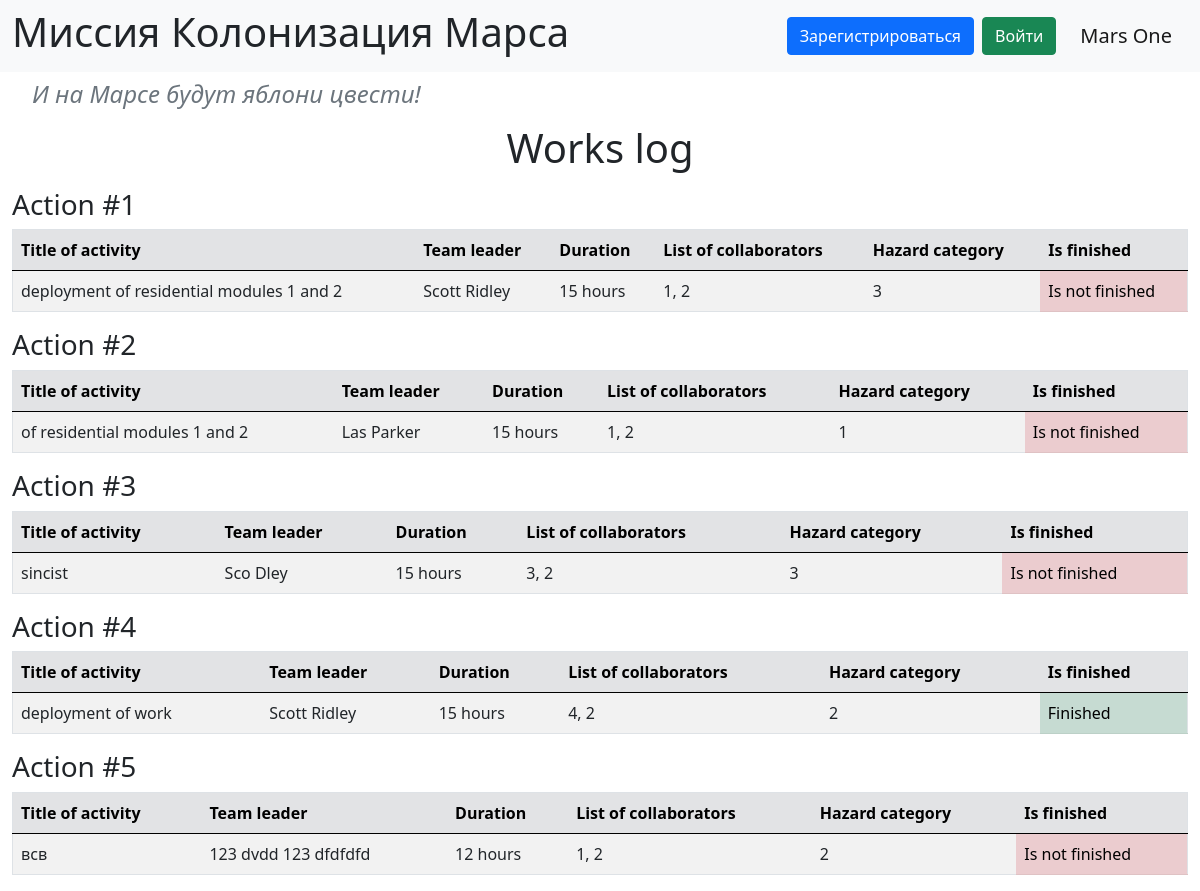
Before: / with the older database file.
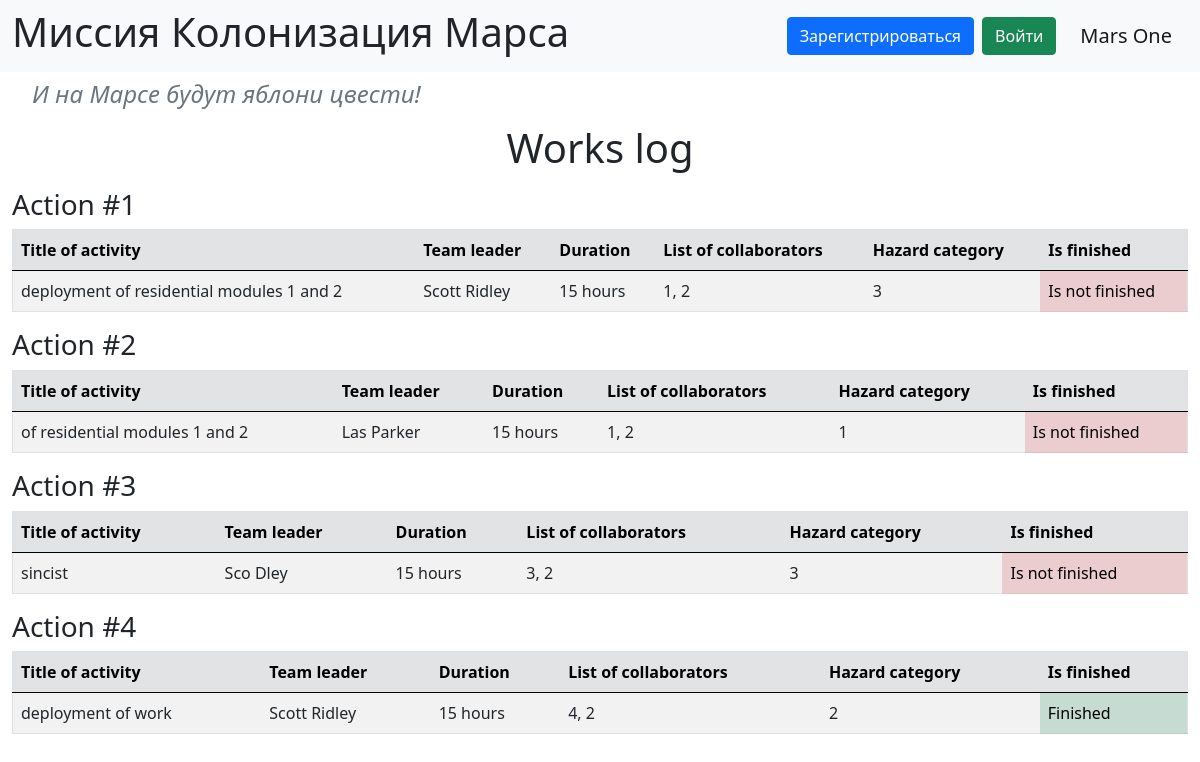
After: the same page with the newer database file.
### data/jobs.py (models this page shows)
class Jobs(SqlAlchemyBase, SerializerMixin):
    __tablename__ = 'jobs'
    id = sqlalchemy.Column(sqlalchemy.Integer,
                           primary_key=True, autoincrement=True)
    team_leader = sqlalchemy.Column(sqlalchemy.Integer,
                                    sqlalchemy.ForeignKey("users.id"))
    job = sqlalchemy.Column(sqlalchemy.String, nullable=True)
    work_size = sqlalchemy.Column(sqlalchemy.Integer, nullable=True, default=0)
    collaborators = sqlalchemy.Column(sqlalchemy.String, nullable=True)
    start_date = sqlalchemy.Column(sqlalchemy.DateTime, nullable=True)
    end_date = sqlalchemy.Column(sqlalchemy.DateTime, nullable=True)
    is_finished = sqlalchemy.Column(sqlalchemy.Boolean, default=False)
    user = orm.relationship('User')
    categories = orm.relationship("Category",
                                  secondary="association",
                                  backref="jobs")

### data/users.py (models this page shows, shortened)
class User(SqlAlchemyBase, UserMixin, SerializerMixin):
    __tablename__ = 'users'
    id = sqlalchemy.Column(sqlalchemy.Integer,
                           primary_key=True, autoincrement=True)
    surname = sqlalchemy.Column(sqlalchemy.String, nullable=True)
    name = sqlalchemy.Column(sqlalchemy.String, nullable=True)
    age = sqlalchemy.Column(sqlalchemy.Integer, nullable=True)
    position = sqlalchemy.Column(sqlalchemy.String, nullable=True)
    speciality = sqlalchemy.Column(sqlalchemy.String, nullable=True)
    address = sqlalchemy.Column(sqlalchemy.String, nullable=True)
    email = sqlalchemy.Column(sqlalchemy.String,
                              index=True, unique=True, nullable=True)
    hashed_password = sqlalchemy.Column(sqlalchemy.String, nullable=True)
    modified_date = sqlalchemy.Column(sqlalchemy.DateTime,
                                      default=datetime.datetime.now)
    city_from = sqlalchemy.Column(sqlalchemy.String, nullable=True)

### data/category.py (models this page shows)
class Category(SqlAlchemyBase):
    __tablename__ = 'category'
    id = sqlalchemy.Column(sqlalchemy.Integer, primary_key=True,
                           autoincrement=True)
    name = sqlalchemy.Column(sqlalchemy.String, nullable=True)

### main.py (the view)
@app.route('/')
def index():
    db_sess = db_session.create_session()
    jobs = db_sess.query(Jobs).all()
    return render_template('index.html', jobs=jobs)

### data/db_session.py (called while the page is built)
def create_session() -> Session:
    global __factory
    return __factory()

### templates/index.html (shortened to what this page needs)
{% extends "base.html" %}
{% block content %}
    <h1 align="center">Works log</h1>
    {% for item in jobs %}
        <div class="mt-3">
            <h3>Action #{{ loop.index }}</h3>
            <table class="table table-striped border">
                <thead class="table-secondary">
                <tr>
                    <th scope="col">Title of activity</th>
                    <th scope="col">Team leader</th>
                    <th scope="col">Duration</th>
                    <th scope="col">List of collaborators</th>
                    <th scope="col">Hazard category</th>
                    <th scope="col">Is finished</th>
                </tr>
                </thead>
                <tbody>
                <tr>
                    <td>{{ item.job }}</td>
                    <td>{{ item.user.surname }} {{ item.user.name }}</td>
                    <td>{{ item.work_size }} hours</td>
                    <td>{{ item.collaborators }}</td>
                    <td>
                        {% for cat in item.categories %}
                            {{ cat.name }}{% if not loop.last %}, {% endif %}
                        {% endfor %}
                    </td>
                    {% if item.is_finished %}
                        <td class="table-success">Finished</td>
                    {% else %}
                        <td class="table-danger">Is not finished</td>
                    {% endif %}
                </tr>
                </tbody>
            </table>
        </div>
    {% endfor %}
{% endblock %}

### templates/base.html (shortened to what this page needs)
<!doctype html>
<html lang="en">
<head>
    <link rel="stylesheet"
          href="https://cdn.jsdelivr.net/npm/bootstrap@5.0.0-beta1/dist/css/bootstrap.min.css"
>
    <link rel="stylesheet" type="text/css" href="{{ url_for('static', filename='css/style.css') }}"/>
</head>
<body>
<header>
    <nav class="navbar navbar-light bg-light">
        <div class="container-fluid">
            <a href="/" style="text-decoration: none; color: inherit;">
                <h1>Миссия Колонизация Марса</h1>
            </a>
            <div class="d-flex align-items-center">
                {% if current_user.is_authenticated %}
                    <a class="nav-link text-dark me-4" href="/logout">
                        {{ current_user.name }} {{ current_user.surname }}
                    </a>
                {% else %}
                    <a class="btn btn-primary me-2" href="/register">Зарегистрироваться</a>
                    <a class="btn btn-success me-4" href="/login">Войти</a>
                {% endif %}
                <span class="navbar-brand">Mars One</span>
            </div>
        </div>
    </nav>
</header>
<main role="main" class="container-fluid mt-2">
    <h4 class="text-secondary subtitle">И на Марсе будут яблони цвести!</h4>
    {% block content %}{% endblock %}
</main>
</body>
</html>

### static/css/style.css (style rules this page uses)
h4 { color: #333; padding-left: 20px; margin-bottom: 15px; }
.subtitle { color: #808080; font-style: italic; font-weight: normal; }

Changed rows visible on the page:
removed Jobs: job "всв", user.surname "123", user.name "dvdd 123 dfdfdfd", work_size "12", collaborators "1, 2", is_finished "Is not finished", Category (name "2")
